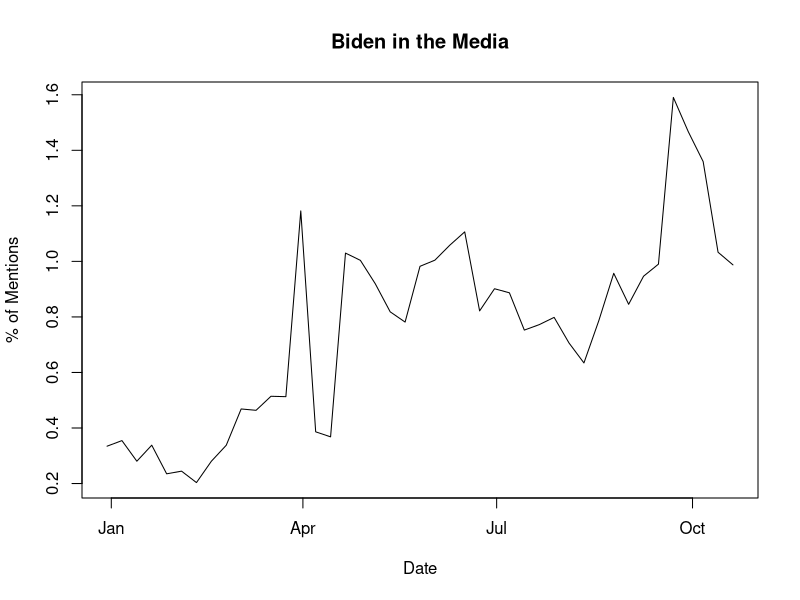
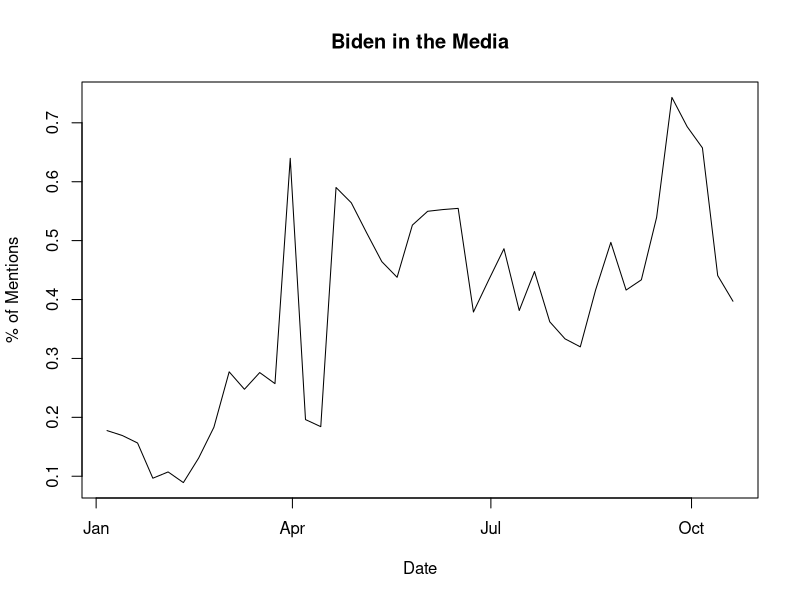
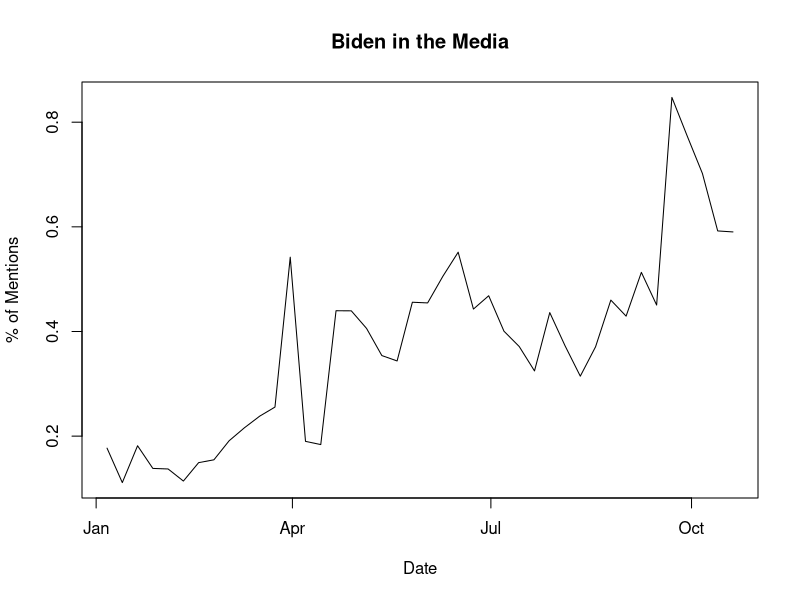
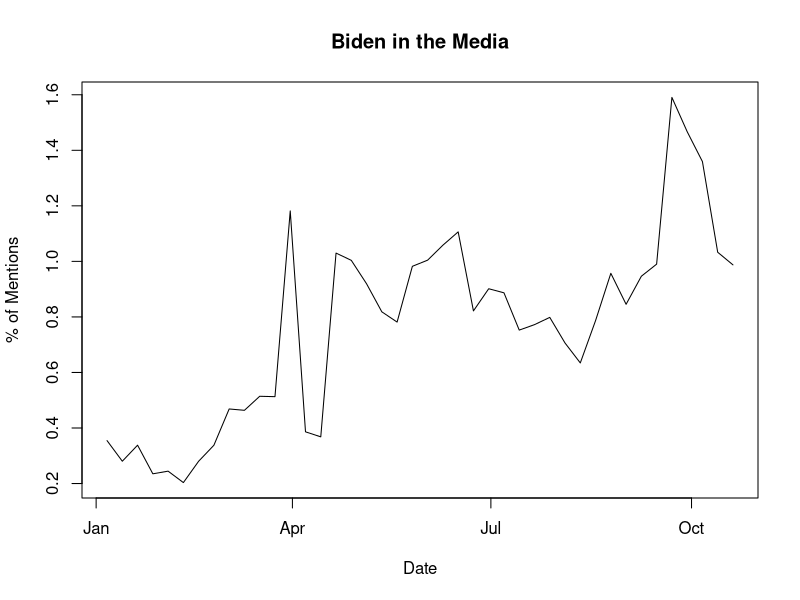
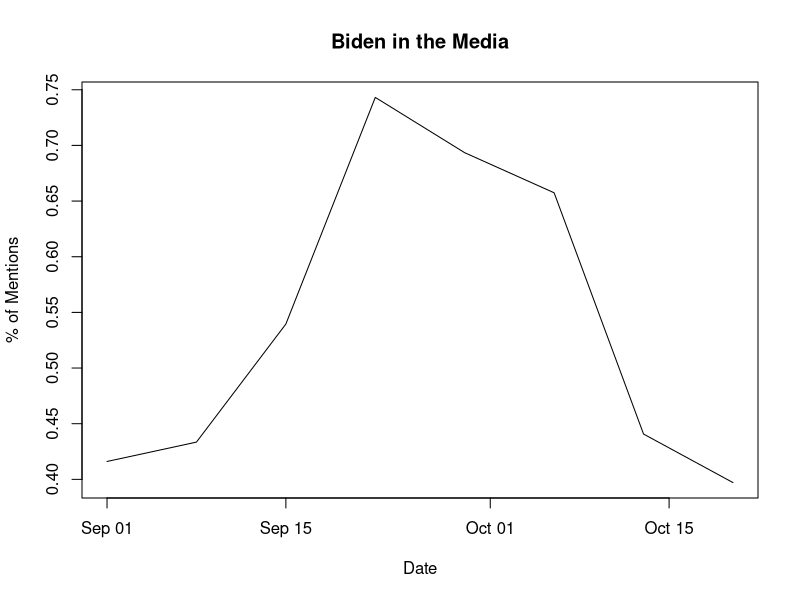
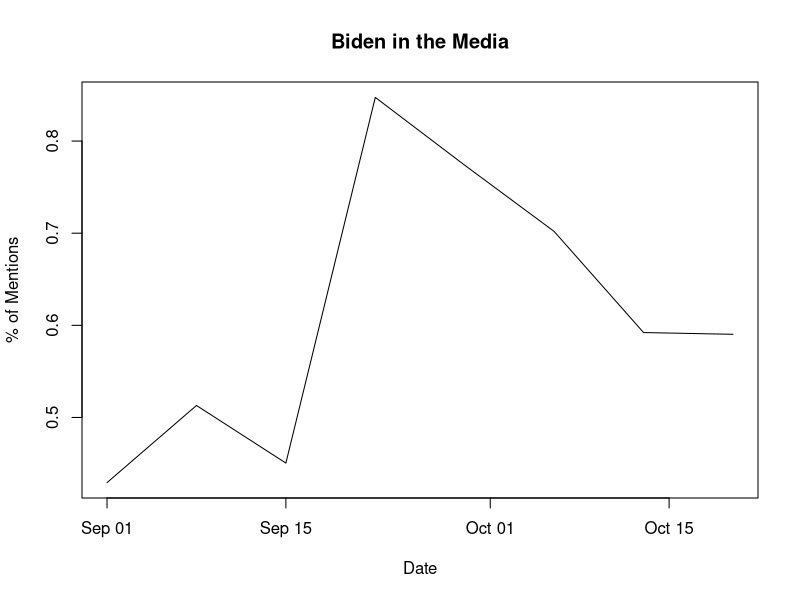
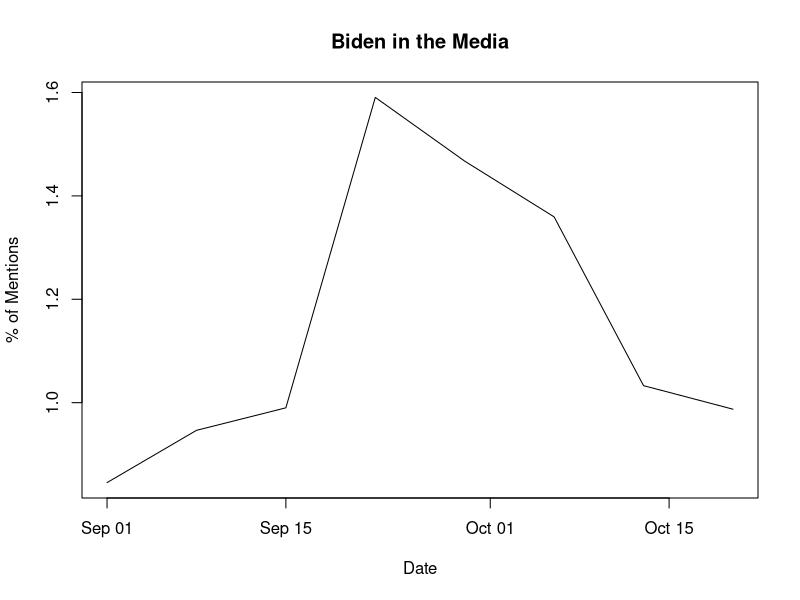

These charts were generated, in order, by the following R code:
# Acquire data
cable_data <- data.frame(read.csv("media-mentions-2020/cable_weekly.csv"))
online_data <- data.frame(read.csv("media-mentions-2020/online_weekly.csv"))

# Get just the date, name, and mention data
all_data <- data.frame(cable_data$date, cable_data$name, cable_data$pct_of_all_candidate_clips, online_data$pct_of_all_candidate_stories)
names(all_data) <- c("Date","Name","Clips","Stories")

# Subset to just Joe Biden
all_biden <- subset(all_data, Name == "Joe Biden")
all_biden$Date <- as.Date(all_biden$Date)

#Examine plot of entire timeline
plot(all_biden$Date, all_biden$Clips + all_biden$Stories, type = "l", main = "Biden in the Media", xlab = "Date", ylab = "% of Mentions")

# Subset data to narrow timeline to just 2019
all_biden <- subset(all_biden, Date >= "2019-01-01")

plot(all_biden$Date, all_biden$Clips, type = "l", main = "Biden in the Media", xlab = "Date", ylab = "% of Mentions")
plot(all_biden$Date, all_biden$Stories, type = "l", main = "Biden in the Media", xlab = "Date", ylab = "% of Mentions")
plot(all_biden$Date, all_biden$Clips + all_biden$Stories, type = "l", main = "Biden in the Media", xlab = "Date", ylab = "% of Mentions")

all_biden <- subset(all_biden, Date >= "2019-09-01")

plot(all_biden$Date, all_biden$Clips, type = "l", main = "Biden in the Media", xlab = "Date", ylab = "% of Mentions")
plot(all_biden$Date, all_biden$Stories, type = "l", main = "Biden in the Media", xlab = "Date", ylab = "% of Mentions")
plot(all_biden$Date, all_biden$Clips + all_biden$Stories, type = "l", main = "Biden in the Media", xlab = "Date", ylab = "% of Mentions")
